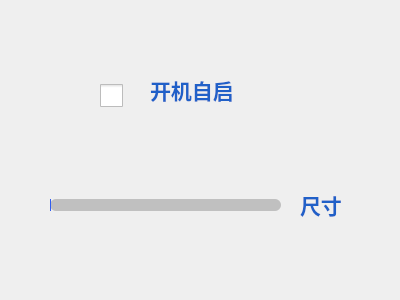
<?xml version="1.0" encoding="UTF-8"?>
<ui version="4.0">
 <class>SetWin</class>
 <widget class="QWidget" name="SetWin">
  <property name="geometry">
   <rect>
    <x>0</x>
    <y>0</y>
    <width>400</width>
    <height>300</height>
   </rect>
  </property>
  <property name="windowTitle">
   <string>Form</string>
  </property>
  <widget class="QLabel" name="label">
   <property name="geometry">
    <rect>
     <x>300</x>
     <y>180</y>
     <width>71</width>
     <height>51</height>
    </rect>
   </property>
   <property name="whatsThis">
    <string>&lt;html&gt;&lt;head/&gt;&lt;body&gt;&lt;p&gt;&lt;span style=&quot; font-size:16pt; font-weight:700;&quot;&gt;尺寸&lt;/span&gt;&lt;/p&gt;&lt;/body&gt;&lt;/html&gt;</string>
   </property>
   <property name="styleSheet">
    <string notr="true"/>
   </property>
   <property name="text">
    <string>&lt;html&gt;&lt;head/&gt;&lt;body&gt;&lt;p&gt;&lt;span style=&quot; font-size:16pt; font-weight:700; color:#2060c8;&quot;&gt;尺寸&lt;/span&gt;&lt;/p&gt;&lt;/body&gt;&lt;/html&gt;</string>
   </property>
   <property name="scaledContents">
    <bool>false</bool>
   </property>
  </widget>
  <widget class="QLabel" name="label_2">
   <property name="geometry">
    <rect>
     <x>150</x>
     <y>60</y>
     <width>141</width>
     <height>61</height>
    </rect>
   </property>
   <property name="text">
    <string>&lt;html&gt;&lt;head/&gt;&lt;body&gt;&lt;p&gt;&lt;span style=&quot; font-size:16pt; font-weight:700; color:#2060c8;&quot;&gt;开机自启&lt;/span&gt;&lt;/p&gt;&lt;/body&gt;&lt;/html&gt;</string>
   </property>
  </widget>
  <widget class="QSlider" name="horizontalSlider">
   <property name="geometry">
    <rect>
     <x>50</x>
     <y>170</y>
     <width>231</width>
     <height>71</height>
    </rect>
   </property>
   <property name="styleSheet">
    <string notr="true">     QSlider::groove:horizontal{ 
             height: 12px; 
             left: 0px; 
             right: 0px; 
             border:0px;
             border-radius:6px;
             background:rgba(0,0,0,50);
      } 
      QSlider::handle:horizontal{ 
             width:  50px; 
             height: 50px; 
             margin-top: -20px; 
             margin-left: 0px; 
             margin-bottom: -20px; 
             margin-right: 0px; 
			border-image:url(:/MizukiPng/handle.png);
     } 
     QSlider::sub-page:horizontal{
            background:rgba(48,93,240,1);
     }
</string>
   </property>
   <property name="minimum">
    <number>60</number>
   </property>
   <property name="maximum">
    <number>600</number>
   </property>
   <property name="orientation">
    <enum>Qt::Horizontal</enum>
   </property>
  </widget>
  <widget class="QCheckBox" name="checkBox">
   <property name="geometry">
    <rect>
     <x>100</x>
     <y>60</y>
     <width>31</width>
     <height>71</height>
    </rect>
   </property>
   <property name="minimumSize">
    <size>
     <width>21</width>
     <height>71</height>
    </size>
   </property>
   <property name="styleSheet">
    <string notr="true">QCheckBox 
{
      spacing: 5px;
}
QCheckBox::indicator
{
      width: 23px;
      height: 23px;
}</string>
   </property>
   <property name="text">
    <string/>
   </property>
   <property name="tristate">
    <bool>false</bool>
   </property>
  </widget>
  <zorder>horizontalSlider</zorder>
  <zorder>label</zorder>
  <zorder>label_2</zorder>
  <zorder>checkBox</zorder>
 </widget>
 <resources/>
 <connections/>
</ui>
